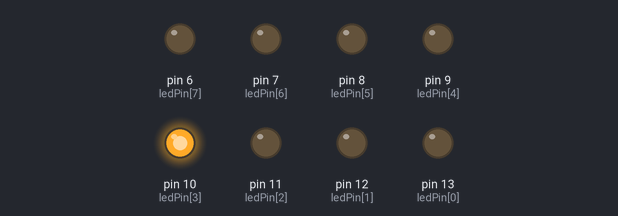
A sketch run on a simulated Arduino Uno, built with avr-gcc and run on an emulated ATmega328P. Shown: output pins drawn as LEDs (lit = HIGH).

Above: at 0.1 s.
Timing chart, 0 to 1.6 s (numbered marks = the images above):
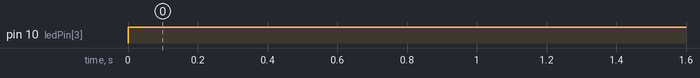

Measured:
- by itself, pin 10 (ledPin[3]): LOW → HIGH at 0.00 s

The sketch:

9_28_DecToBin_8Led.ino
```cpp
int number = 16;
int ledPin[] = {13, 12, 11, 10, 9, 8, 7, 6};
int len = sizeof ledPin / sizeof(int);
String mystr;
String str;

void convertDecToBin();

void setup() {
  // put your setup code here, to run once:
  for (int i = 0; i < len; i++) {
    pinMode(ledPin[i], OUTPUT);
  }
}

void loop() {
  // put your main code here, to run repeatedly:
  char myRes[len];
  convertDecToBin(myRes);
  for (int i = 0; i < len; i++) {
    if (myRes[i] == '0') {
      digitalWrite(ledPin[i], LOW);
    }
    else if (myRes[i] == '1') {
      digitalWrite(ledPin[i], HIGH);
    }
  }
}

void convertDecToBin(char result[]) {
  int s;
  int pos;

  while(number > 0) {
    s = number % 2;
    str = String(s);
    number = number / 2;
    mystr = mystr + str;
  }

  pos = len - mystr.length();
  for (int i = 0; i < len; i++) {
    if (i < pos) {
      result[i] = '0';
    } else if (i >= pos){
      result[i] = mystr[len - i - 1];
    }
  }
}
```
